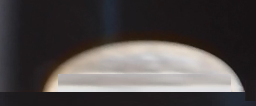
#> input picture 200_Glyc_alc_2_3_23.png, 256 x 106 px; its folder holds only this picture in this run
$ jupyter execute 'pic analysys begin.ipynb'
#> lines starting #> are read from the running program, lines starting #| are printed output that depends on the picture; after the words box and inside, x2 and y2 are one past the last pixel; in counts of white or black regions, pixels touching at a corner belong together; long printed decimals are rounded
pip install opencv-python

[cell 1]
import cv2
import numpy as np
import matplotlib.pyplot as plt
import pandas as pd

[cell 2]
#Функция, открывающая изображение в отдельном окне
def viewImage(image):
    window_name = 'image'
    cv2.imshow(window_name, image)
    cv2.waitKey(0)
    cv2.destroyAllWindows()

[cell 3]
#Перевод белого цвета в hsv (hsv - цветовая модель, нам просто удобнее с ней работать)
white = np.uint8([[[0, 0, 0 ]]])
white_hsv = cv2.cvtColor(white,cv2.COLOR_BGR2HSV)
print( white_hsv)

[cell 4]
#Генерирупем имя файла
Val = "200"
Mat = "Glyc"
Add = "alc"
Per = "2"
Att = "3"
Tem = "23"

name = Val+ "_" + Mat + "_" + Add + "_" +Per + "_" + Att +"_" + Tem
print(name)
#Считывает изборажение с соотвествующим именем
image = cv2.imread(name + ".png")
#> image is the input picture: shape (106, 256, 3); mean B, G, R 73.3, 74, 78.9
#Считываем размер изображаения
w, h, c = image.shape
#> w = 106; h = 256; c = 3

print(w)
#| 106
print(h)
#| 256
viewImage(image)
# image  = cv2.resize(image, (h*7, w*7))
#Переводим в другое пространство цветов
#Именно в hsv тк Эта модель очень удобна для поиска
#на изображении объектов по цвету (и яркости).
#Например, пятно от лазерной указки, цветовые маркеры или просто объекты с выделяющимся цветом.

hsv_img = cv2.cvtColor(image, cv2.COLOR_BGR2HSV)
#> hsv_img: shape (106, 256, 3); mean H, S, V 105.9, 37.9, 79.9

viewImage(hsv_img)

[cell 5]
#Задаём минимальное и максимальное значение, интерпретируемое как белый цвет
white_low = np.array([0 , 0, 0] )

white_high = np.array([1, 1, 1])
#Проверяем, входит ли цвет в заданный диапазон (фильрация). Т.е. у нас то, что от white_low до white_high это 1, остальное нули
curr_mask = cv2.inRange(hsv_img, white_low, white_high)
#> curr_mask: shape (106, 256); every value is 0
#Выбираем только пиксели удовлетворяющие условию и зануляем их (т.е. делаем белый прям БЕЛЫМ)
hsv_img[curr_mask > 0] = ([0,0,0])
viewImage(hsv_img) ## 2

[cell 6]
# converting the HSV image to Gray inorder to be able to apply
# contouring
#возвращаемся в RGB
RGB_again = cv2.cvtColor(hsv_img, cv2.COLOR_HSV2RGB)
#теперь переходим в чб
gray = cv2.cvtColor(RGB_again, cv2.COLOR_RGB2GRAY)
viewImage(gray) ## 3
#для всех пикселей занчение которых превышает пороговое значение (второй аргумент) устанавливается значение = 3 аргументу
ret, threshold = cv2.threshold(gray, 90, 255, 0)
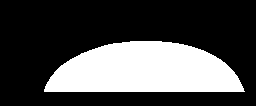
#> threshold: shape (106, 256); 29.1% white; 1 white region
viewImage(threshold) ## 4
#Находим контуры
contours, hierarchy =  cv2.findContours(threshold,cv2.RETR_TREE,cv2.CHAIN_APPROX_NONE)
#> contours = 1 contour; box (x1, y1, x2, y2) and area: (44, 41, 245, 92) 7682
# [12 lines of commented-out code are left out]

image_app = image


#В мы находим контуры с самой большого размера (чтобы исключить лишнее, программа может приянть за каплю любое пятно, но капля будет самой большой)

a = []
for i in contours:
    a.append(len(i))
#> this loop made 1 pass
#> after the loop, a = [418]
ind = (a.index(max(a)))
#> ind = 0

cv2.drawContours(image_app, contours, ind, (0, 0, 255), 2)
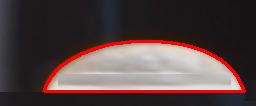
#> image_app: shape (106, 256, 3); 5.21% of pixels changed, all inside (x1, y1, x2, y2) = (43, 40, 246, 93)
viewImage(image_app)

x =  contours[ind][:, 0][:, 0]
#> x = 418 values, max 244 at index 295, min 44 at index 93, mean 144
y = ( contours[ind][:, 0][:, 1])
#> y = 418 values, max 91 at index 95, min 41 at index 0, mean 72.27
df = pd.DataFrame()
df['x'] = x
df['y'] = y
print(df)


df.to_csv(name+".csv")
plt.plot(x, y)
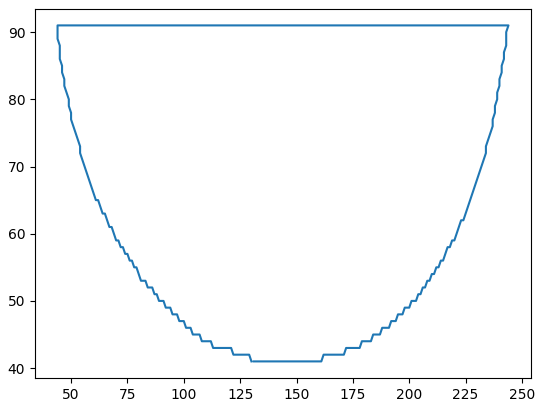
#> figure drawn by matplotlib, 1 panel

[cell 7]
cv2.imwrite('drop.png', image_app)
#> Out = True

[cell 8]
print(1/60/np.sqrt(c))
#| 0.009623
